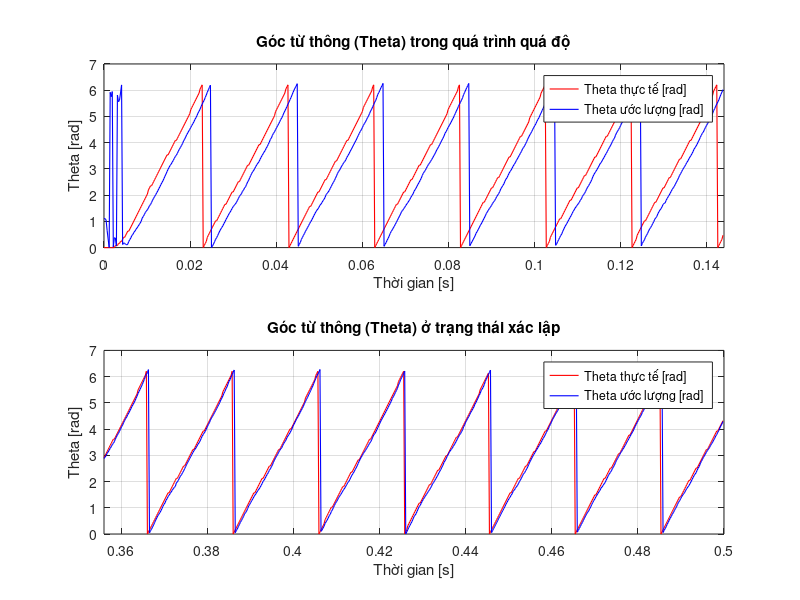

The MATLAB script that drew this image:
close all;

A=load('theta.txt');

%x1=0:0.00015:(0.09-0.00015);
x1=0:0.00024:(0.144-0.00024);
y1=A(1:600,1)/1000;
y2=A(1:600,2)/1000;

x2=0.356:0.00024:(0.5-0.00024);
y3=A(801:1400,1)/1000;
y4=A(808:1407,2)/1000;

figure()

subplot(2,1,1)
plot(x1,y1, '-r', 'LineWidth', 0.8);
hold on;
plot(x1,y2, '-b', 'LineWidth', 0.8);
xticks([0 0.02 0.04 0.06 0.08 0.1 0.12 0.14]);
xlim([0 0.144]);
ylim([0, 7]);
title('Góc từ thông (Theta) trong quá trình quá độ');
xlabel('Thời gian [s]');
ylabel('Theta [rad]');
legend('Theta thực tế [rad]','Theta ước lượng [rad]');
grid on;

subplot(2,1,2)
plot(x2,y3, '-r', 'LineWidth', 0.8);
hold on;
plot(x2,y4, '-b', 'LineWidth', 0.8);
xticks([0.36 0.38 0.4 0.42 0.44 0.46 0.48 0.5]);
ylim([0, 7]);
xlim([0.356 0.5]);
title('Góc từ thông (Theta) ở trạng thái xác lập');
xlabel('Thời gian [s]');
ylabel('Theta [rad]');
legend('Theta thực tế [rad]','Theta ước lượng [rad]');
grid on;


